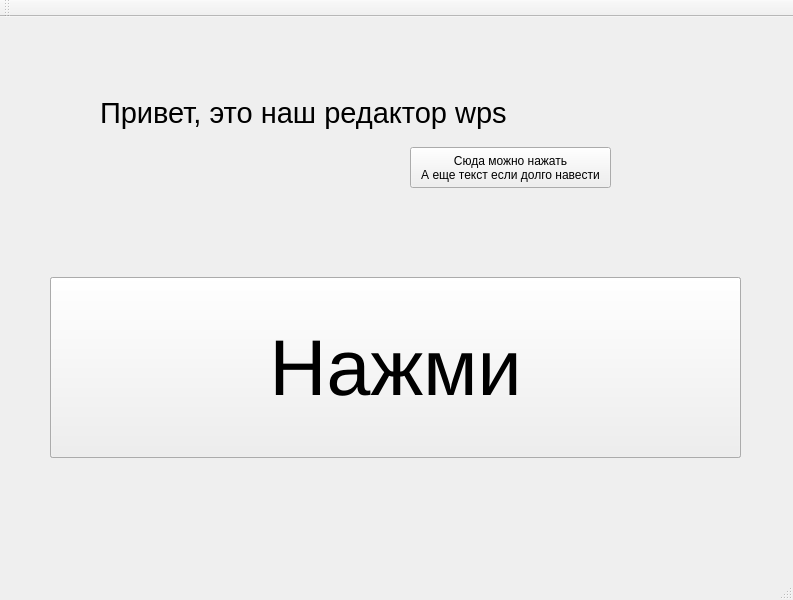
<?xml version="1.0" encoding="UTF-8"?>
<ui version="4.0">
 <class>MainWindow</class>
 <widget class="QMainWindow" name="MainWindow">
  <property name="enabled">
   <bool>true</bool>
  </property>
  <property name="geometry">
   <rect>
    <x>0</x>
    <y>0</y>
    <width>793</width>
    <height>600</height>
   </rect>
  </property>
  <property name="sizePolicy">
   <sizepolicy hsizetype="Preferred" vsizetype="Preferred">
    <horstretch>0</horstretch>
    <verstretch>0</verstretch>
   </sizepolicy>
  </property>
  <property name="focusPolicy">
   <enum>Qt::FocusPolicy::TabFocus</enum>
  </property>
  <property name="windowTitle">
   <string>wps</string>
  </property>
  <property name="windowIcon">
   <iconset theme="QIcon::ThemeIcon::MediaRecord"/>
  </property>
  <property name="tabShape">
   <enum>QTabWidget::TabShape::Rounded</enum>
  </property>
  <widget class="QWidget" name="centralwidget">
   <widget class="QPushButton" name="pushButton">
    <property name="geometry">
     <rect>
      <x>50</x>
      <y>260</y>
      <width>691</width>
      <height>181</height>
     </rect>
    </property>
    <property name="font">
     <font>
      <family>Arial</family>
      <pointsize>78</pointsize>
      <italic>true</italic>
     </font>
    </property>
    <property name="cursor">
     <cursorShape>ForbiddenCursor</cursorShape>
    </property>
    <property name="text">
     <string>Не кликатЬ!!!</string>
    </property>
   </widget>
   <widget class="QLabel" name="label">
    <property name="geometry">
     <rect>
      <x>100</x>
      <y>50</y>
      <width>461</width>
      <height>91</height>
     </rect>
    </property>
    <property name="font">
     <font>
      <pointsize>22</pointsize>
     </font>
    </property>
    <property name="text">
     <string>Привет, это наш редактор wps</string>
    </property>
   </widget>
   <widget class="QPushButton" name="pushButton_2">
    <property name="geometry">
     <rect>
      <x>50</x>
      <y>260</y>
      <width>691</width>
      <height>181</height>
     </rect>
    </property>
    <property name="font">
     <font>
      <pointsize>59</pointsize>
     </font>
    </property>
    <property name="whatsThis">
     <string/>
    </property>
    <property name="accessibleDescription">
     <string>Коля</string>
    </property>
    <property name="text">
     <string>Нажми</string>
    </property>
   </widget>
   <widget class="QPushButton" name="pushButton_3">
    <property name="geometry">
     <rect>
      <x>410</x>
      <y>130</y>
      <width>201</width>
      <height>41</height>
     </rect>
    </property>
    <property name="cursor">
     <cursorShape>WaitCursor</cursorShape>
    </property>
    <property name="mouseTracking">
     <bool>true</bool>
    </property>
    <property name="tabletTracking">
     <bool>false</bool>
    </property>
    <property name="contextMenuPolicy">
     <enum>Qt::ContextMenuPolicy::DefaultContextMenu</enum>
    </property>
    <property name="toolTip">
     <string>&lt;html&gt;&lt;head/&gt;&lt;body&gt;&lt;p&gt;Коля лох&lt;/p&gt;&lt;/body&gt;&lt;/html&gt;</string>
    </property>
    <property name="accessibleDescription">
     <string/>
    </property>
    <property name="autoFillBackground">
     <bool>false</bool>
    </property>
    <property name="text">
     <string>Сюда можно нажать
А еще текст если долго навести</string>
    </property>
    <property name="checkable">
     <bool>false</bool>
    </property>
   </widget>
  </widget>
  <widget class="QMenuBar" name="menubar">
   <property name="geometry">
    <rect>
     <x>0</x>
     <y>0</y>
     <width>793</width>
     <height>22</height>
    </rect>
   </property>
  </widget>
  <widget class="QStatusBar" name="statusbar"/>
  <widget class="QToolBar" name="toolBar">
   <property name="windowTitle">
    <string>toolBar</string>
   </property>
   <attribute name="toolBarArea">
    <enum>TopToolBarArea</enum>
   </attribute>
   <attribute name="toolBarBreak">
    <bool>false</bool>
   </attribute>
  </widget>
 </widget>
 <resources/>
 <connections>
  <connection>
   <sender>pushButton</sender>
   <signal>clicked()</signal>
   <receiver>MainWindow</receiver>
   <slot>close()</slot>
   <hints>
    <hint type="sourcelabel">
     <x>409</x>
     <y>361</y>
    </hint>
    <hint type="destinationlabel">
     <x>243</x>
     <y>152</y>
    </hint>
   </hints>
  </connection>
  <connection>
   <sender>pushButton_2</sender>
   <signal>clicked()</signal>
   <receiver>pushButton_2</receiver>
   <slot>close()</slot>
   <hints>
    <hint type="sourcelabel">
     <x>502</x>
     <y>343</y>
    </hint>
    <hint type="destinationlabel">
     <x>642</x>
     <y>324</y>
    </hint>
   </hints>
  </connection>
 </connections>
</ui>
